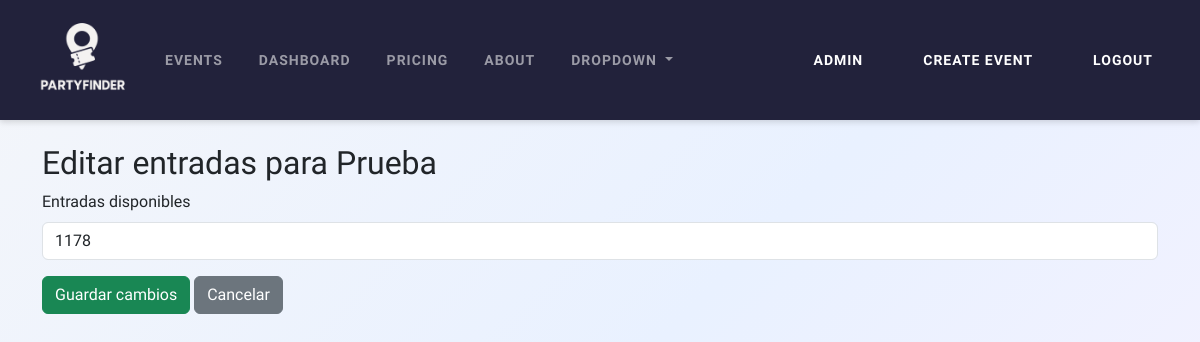
Before: /events/11/update_tickets/ (signed in) with the older database file.
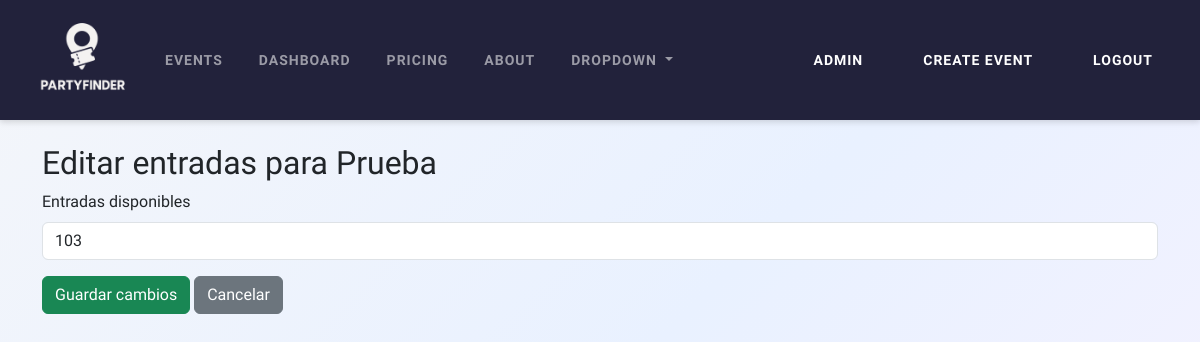
After: the same page with the newer database file.
### events/models.py (models this page shows, shortened)
class Event(models.Model):
    name = models.CharField(max_length=120)
    city = models.CharField(max_length=80)
    state_province = models.CharField(max_length=80) # MANEJAMOS ESTADO O PROVINCIA SEGUN EL PAIS
    country = models.CharField(max_length=80)
    date = models.DateField()
    description = models.TextField()
    flyer = models.ImageField(upload_to=get_flyer_filename)
    created_by = models.ForeignKey(CustomUserModel, related_name='created_events', on_delete=models.CASCADE)
    available_tickets = models.PositiveIntegerField()
    max_tickets_per_user = models.PositiveIntegerField(default=1)
    REQUIRED_FIELDS = ['name', 'city', 'state_province', 'country', 'date', 'description', 'flyer', 'created_by']

### events/views.py (the view, shortened to what this page needs)
# urls.py: path("events/<int:event_id>/update_tickets/", event_views.update_tickets, name="update_tickets"),
@login_required
def update_tickets(request, event_id):
    event = get_object_or_404(Event, pk=event_id)
    if event.created_by != request.user:
        return redirect("event_detail", event_id=event.id)
    return render(request, "events/update_tickets.html", {"event": event})

### users/templatetags/group_tags.py (called while the page is built)
@register.filter(name='has_group')
def has_group(user, group_name):
    return user.groups.filter(name=group_name).exists()

### templates/events/update_tickets.html (shortened to what this page needs)
{% extends 'events/base.html' %}
{% block content %}
<h2>Editar entradas para {{ event.name }}</h2>
<form method="post">
  <div class="mb-3">
    <label class="form-label">Entradas disponibles</label>
    <input type="number" name="available_tickets" value="{{ event.available_tickets }}" min="0" class="form-control" required>
  </div>
  <button type="submit" class="btn btn-success">Guardar cambios</button>
  <a href="{% url 'event_detail' event.id %}" class="btn btn-secondary">Cancelar</a>
</form>
{% endblock %}

Changed rows visible on the page:
changed Event "Prueba": available_tickets "1178" → "103"
